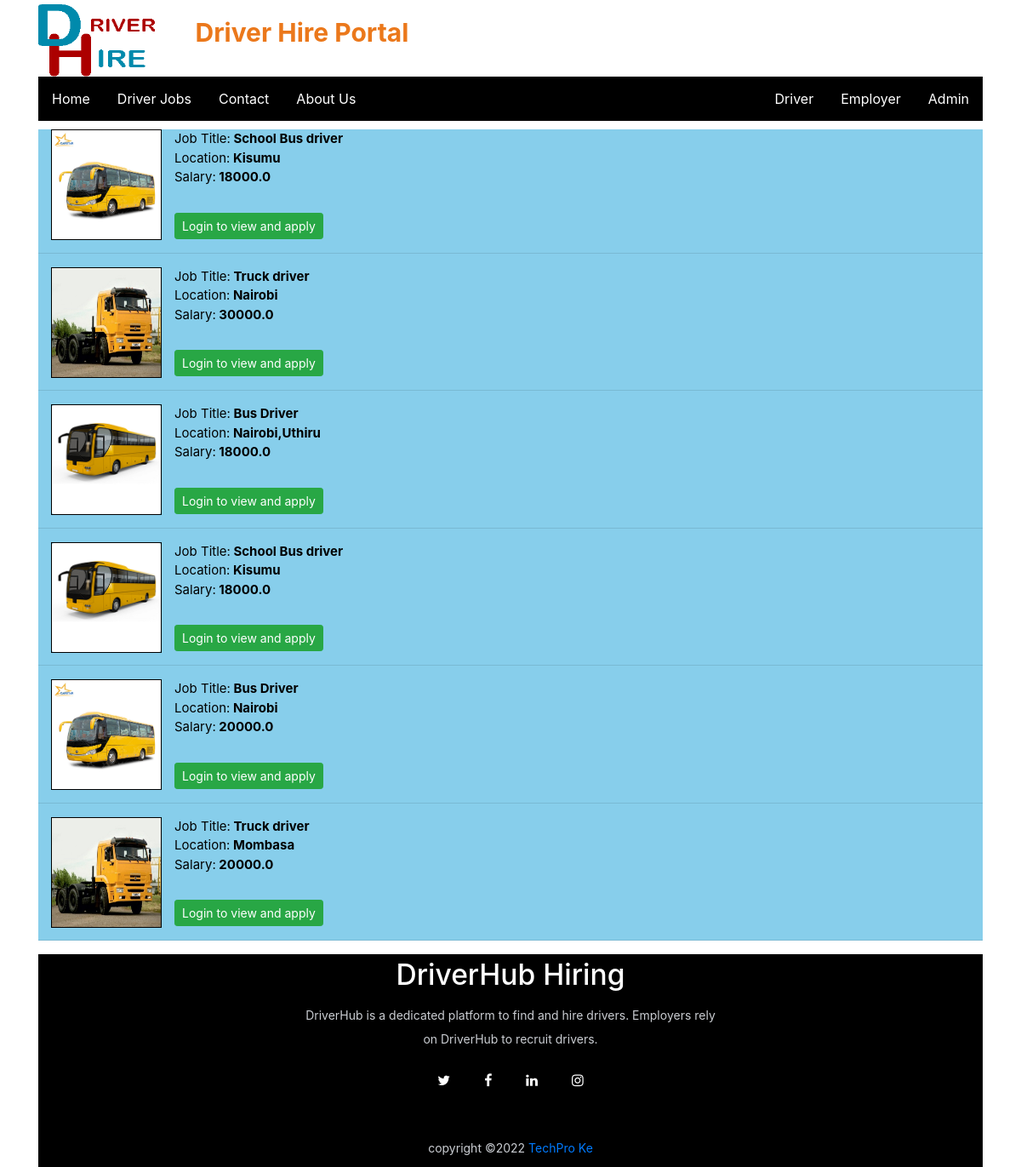
/all_jobs, run on the app's committed database.
### driverjob/models.py (models this page shows, shortened)
class Job(models.Model):
    employer=models.ForeignKey(Employer,on_delete=models.CASCADE)
    start_date =models.DateField()
    end_date =models.DateField()
    title = models.CharField(max_length=100)
    salary =models.FloatField(max_length=20)
    image = models.FileField(null=True)
    description =models.CharField(max_length=200)
    experience =models.CharField(max_length=100)
    location =models.CharField(max_length=100)
    creationdate =models.DateField()

### driverjob/views.py (the view)
# urls.py: path('all_jobs', all_jobs, name="all_jobs"),
def all_jobs(request):
    data = Job.objects.all().order_by('-start_date')
    d = {'data':data}
    return render(request, 'all_jobs.html',d)

### driverjob/templates/all_jobs.html
{% load static %}
{% block body %}
{% include 'navigation.html' %}
<link rel="stylesheet" href="{% static 'css/style.css'%}">
<div style="background-color: skyblue; margin-top: 10px;">
    {% for i in data %}
<div style="margin-top: 10px; font-size: 15px; color: black;">
    <img src="{{i.image.url}}" alt="" width="130" height="130" id="hp"/>
    Job Title:<b> {{i.title}}</b> <br>
    Location:<b> {{i.location}}</b> <br>
    Salary:<b> {{i.salary}}</b> <br>
    <a style="text-decoration: none; margin-top: 30px;" class="btn btn-success btn-sm" href="{% url 'user_login'%}" >Login to view and apply</a>
    <hr>
</div>
{% endfor %}
</div>
{% include 'footer.html' %}
{% endblock %}

### driverjob/templates/navigation.html (shortened to what this page needs)
<html>
    <head>
        <link rel="stylesheet" href="https://cdn.jsdelivr.net/npm/bootstrap@4.6.1/dist/css/bootstrap.min.css">
        {% load static %}
        <link rel="stylesheet" href="{% static 'css/style.css'%}">
      </head>
    </head>
    <body>
        <div class="container">
                    <img src="{% static 'images/logo.png' %}" width="180px" height="90px">
                    <span style="font-weight: bold; font-size: 30px;">
                    <span style="color: #eb781b; text-align: center;">Driver Hire Portal</span>
                </span>
        <ul>
            <li><a style="text-decoration: none;" href="{% url 'index' %}">Home</a></li>
            <li><a style="text-decoration: none;" href="{% url 'all_jobs' %}">Driver Jobs</a></li>
            <li><a style="text-decoration: none;"  href="{% url 'index' %}">Contact</a></li>
           <li><a style="text-decoration: none;"  href="{% url 'index' %}">About Us</a></li>
            <li style="float:right;"><a style="text-decoration: none;" href="{% url 'admin_login' %}"> Admin</a></li>
            <li style="float:right; "><a style="text-decoration: none;" href="{% url 'employer_login' %}"> Employer</a></li>
            <li style="float:right;"><a style="text-decoration: none;" href="{% url 'user_login' %}"> Driver</a></li>
          </ul>
    </body>
</html>

### driverjob/templates/footer.html
<html>
    <head>
        {% load static %}
        <link rel="stylesheet" href="{% static 'css/footer.css'%}">
        <link rel="stylesheet" href="https://cdnjs.cloudflare.com/ajax/libs/font-awesome/4.7.0/css/font-awesome.min.css">
  </head>
  <footer>
    <div class="container" style="background-color: hsl(0, 0%, 0%); width:100% ; height: 250px; margin-top: 1%;">
        <h3>DriverHub Hiring</h3>
        <p>DriverHub is a dedicated platform to find and hire drivers.
            Employers rely on DriverHub to recruit drivers.
            </p>
            <ul class="socials">
                <li><a href="#" class="fa fa-twitter"></a></li>
                <li><a href="#" class="fa fa-facebook"></a></li>
                <li><a href="#" class="fa fa-linkedin"></a></li>
                <li><a href="#" class="fa fa-instagram"></a></li>
            </ul>
            <p>copyright &copy;2022 <a style="text-decoration: none;" href="#">TechPro Ke</a>  </p>
    </div>
  </footer>
</html>

### driverjob/static/css/style.css (style rules this page uses)
ul { list-style-type: none; margin: 0; padding: 0; overflow: hidden; background-color: rgb(241, 133, 10); }
li { float: left; }
li a { display: block; color: white; text-align: center; padding: 14px 16px; text-decoration: none; }
#hp { float: left; padding: auto; margin:0 15px 0 15px; border:0.5px solid black; }

### driverjob/static/css/footer.css (style rules this page uses)
h3 { font-size: 2.1rem; font-weight: 500; text-transform: capitalize; line-height: 3rem; text-align: center; color: white; }
p { max-width: 500px; margin: 10px auto; line-height: 28px; font-size: 14px; color: #cacdd2; text-align: center; }
.socials { list-style: none; display: flex; align-items: center; justify-content: center; margin: 1rem 0 3rem 0; }
ul { list-style-type: none; margin: 0; padding: 0; overflow: hidden; background-color: black; }
.socials li { margin: 0 10px; }
.socials a { text-decoration: none; color: #fff; border: 1.5 px solid white; padding: 10px; border-radius: 50%; }

### data on the page
Job: image (picture), title "School Bus driver", location "Kisumu", salary "18000.0"
Job: image (picture), title "Truck driver", location "Nairobi", salary "30000.0"
Job: image (picture), title "Bus Driver", location "Nairobi,Uthiru", salary "18000.0"
Job: image (picture), title "School Bus driver", location "Kisumu", salary "18000.0"
Job: image (picture), title "Bus Driver", location "Nairobi", salary "20000.0"
Job: image (picture), title "Truck driver", location "Mombasa", salary "20000.0"
